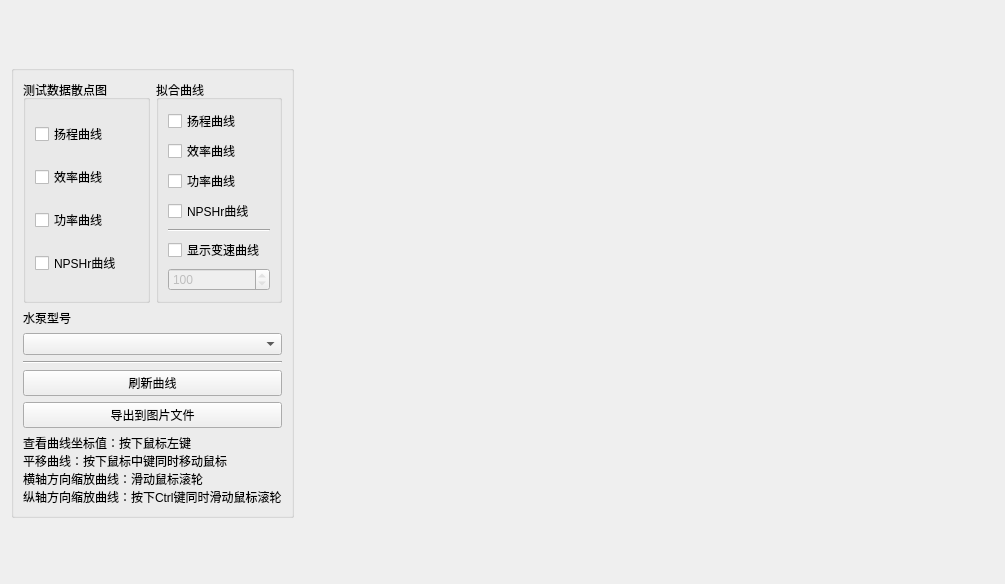
<?xml version="1.0" encoding="UTF-8"?>
<ui version="4.0">
 <class>CPerformCurveWidget</class>
 <widget class="QWidget" name="CPerformCurveWidget">
  <property name="geometry">
   <rect>
    <x>0</x>
    <y>0</y>
    <width>1005</width>
    <height>584</height>
   </rect>
  </property>
  <property name="windowTitle">
   <string>Form</string>
  </property>
  <layout class="QGridLayout" name="gridLayout_3">
   <item row="0" column="1">
    <widget class="CCustomChartView" name="chartView" native="true"/>
   </item>
   <item row="0" column="0">
    <widget class="QGroupBox" name="groupBox_4">
     <property name="title">
      <string/>
     </property>
     <layout class="QGridLayout" name="gridLayout">
      <property name="sizeConstraint">
       <enum>QLayout::SetFixedSize</enum>
      </property>
      <item row="0" column="0">
       <widget class="QGroupBox" name="groupBox">
        <property name="title">
         <string>测试数据散点图</string>
        </property>
        <layout class="QGridLayout" name="gridLayout_4">
         <item row="0" column="0">
          <widget class="QCheckBox" name="testDataHead">
           <property name="text">
            <string>扬程曲线</string>
           </property>
           <property name="checked">
            <bool>false</bool>
           </property>
          </widget>
         </item>
         <item row="2" column="0">
          <widget class="QCheckBox" name="testDataPower">
           <property name="text">
            <string>功率曲线</string>
           </property>
          </widget>
         </item>
         <item row="4" column="0">
          <widget class="QCheckBox" name="testDataNpshr">
           <property name="text">
            <string>NPSHr曲线</string>
           </property>
          </widget>
         </item>
         <item row="1" column="0">
          <widget class="QCheckBox" name="testDataEffi">
           <property name="text">
            <string>效率曲线</string>
           </property>
           <property name="checked">
            <bool>false</bool>
           </property>
          </widget>
         </item>
        </layout>
       </widget>
      </item>
      <item row="0" column="1">
       <widget class="QGroupBox" name="groupBox_2">
        <property name="title">
         <string>拟合曲线</string>
        </property>
        <layout class="QGridLayout" name="gridLayout_2">
         <item row="2" column="0">
          <widget class="QCheckBox" name="polyPower">
           <property name="text">
            <string>功率曲线</string>
           </property>
          </widget>
         </item>
         <item row="0" column="0">
          <widget class="QCheckBox" name="polyHead">
           <property name="text">
            <string>扬程曲线</string>
           </property>
           <property name="checked">
            <bool>false</bool>
           </property>
          </widget>
         </item>
         <item row="6" column="0">
          <widget class="QCheckBox" name="vfdCurveDisply">
           <property name="text">
            <string>显示变速曲线</string>
           </property>
          </widget>
         </item>
         <item row="1" column="0">
          <widget class="QCheckBox" name="polyEffi">
           <property name="text">
            <string>效率曲线</string>
           </property>
           <property name="checked">
            <bool>false</bool>
           </property>
          </widget>
         </item>
         <item row="7" column="0">
          <widget class="QDoubleSpinBox" name="speed">
           <property name="enabled">
            <bool>false</bool>
           </property>
           <property name="readOnly">
            <bool>true</bool>
           </property>
           <property name="suffix">
            <string/>
           </property>
           <property name="decimals">
            <number>0</number>
           </property>
           <property name="minimum">
            <double>10.000000000000000</double>
           </property>
           <property name="value">
            <double>100.000000000000000</double>
           </property>
          </widget>
         </item>
         <item row="4" column="0">
          <widget class="QCheckBox" name="polyNpshr">
           <property name="text">
            <string>NPSHr曲线</string>
           </property>
          </widget>
         </item>
         <item row="5" column="0">
          <widget class="Line" name="line">
           <property name="orientation">
            <enum>Qt::Horizontal</enum>
           </property>
          </widget>
         </item>
        </layout>
       </widget>
      </item>
      <item row="1" column="0" colspan="2">
       <layout class="QVBoxLayout" name="verticalLayout">
        <item>
         <widget class="QLabel" name="label">
          <property name="sizePolicy">
           <sizepolicy hsizetype="Preferred" vsizetype="Fixed">
            <horstretch>0</horstretch>
            <verstretch>0</verstretch>
           </sizepolicy>
          </property>
          <property name="text">
           <string>水泵型号</string>
          </property>
          <property name="alignment">
           <set>Qt::AlignLeading|Qt::AlignLeft|Qt::AlignVCenter</set>
          </property>
         </widget>
        </item>
        <item>
         <widget class="QComboBox" name="modelList">
          <property name="sizePolicy">
           <sizepolicy hsizetype="Preferred" vsizetype="Fixed">
            <horstretch>0</horstretch>
            <verstretch>0</verstretch>
           </sizepolicy>
          </property>
          <property name="minimumSize">
           <size>
            <width>0</width>
            <height>0</height>
           </size>
          </property>
          <property name="placeholderText">
           <string/>
          </property>
         </widget>
        </item>
        <item>
         <widget class="Line" name="line_2">
          <property name="orientation">
           <enum>Qt::Horizontal</enum>
          </property>
         </widget>
        </item>
        <item>
         <widget class="QPushButton" name="refreshButton">
          <property name="sizePolicy">
           <sizepolicy hsizetype="Preferred" vsizetype="Fixed">
            <horstretch>0</horstretch>
            <verstretch>0</verstretch>
           </sizepolicy>
          </property>
          <property name="text">
           <string>刷新曲线</string>
          </property>
         </widget>
        </item>
        <item>
         <widget class="QPushButton" name="exportImg">
          <property name="sizePolicy">
           <sizepolicy hsizetype="Preferred" vsizetype="Fixed">
            <horstretch>0</horstretch>
            <verstretch>0</verstretch>
           </sizepolicy>
          </property>
          <property name="text">
           <string>导出到图片文件</string>
          </property>
         </widget>
        </item>
       </layout>
      </item>
      <item row="2" column="0" colspan="2">
       <widget class="QLabel" name="label_5">
        <property name="sizePolicy">
         <sizepolicy hsizetype="Preferred" vsizetype="Fixed">
          <horstretch>0</horstretch>
          <verstretch>0</verstretch>
         </sizepolicy>
        </property>
        <property name="text">
         <string>查看曲线坐标值：按下鼠标左键
平移曲线：按下鼠标中键同时移动鼠标
横轴方向缩放曲线：滑动鼠标滚轮
纵轴方向缩放曲线：按下Ctrl键同时滑动鼠标滚轮</string>
        </property>
        <property name="wordWrap">
         <bool>true</bool>
        </property>
       </widget>
      </item>
     </layout>
    </widget>
   </item>
  </layout>
 </widget>
 <customwidgets>
  <customwidget>
   <class>CCustomChartView</class>
   <extends>QWidget</extends>
   <header>Curves/ChartView/ccustomchartview.h</header>
   <container>1</container>
  </customwidget>
 </customwidgets>
 <resources/>
 <connections/>
</ui>
